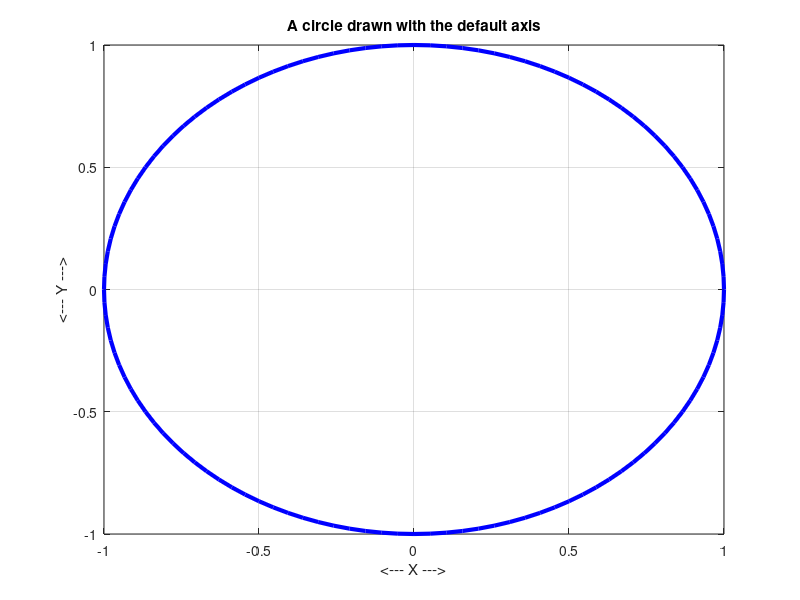
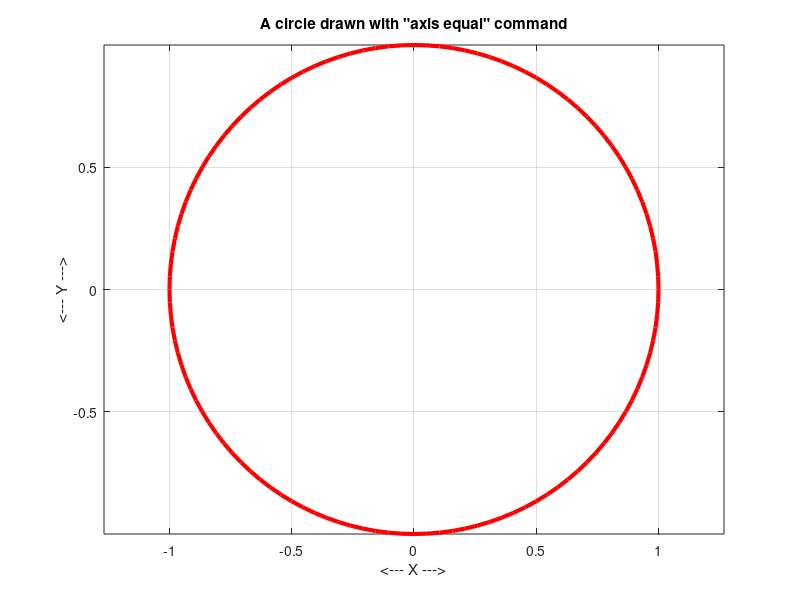

These figures' MATLAB source, in order:
function figure_num = circle_test ( figure_num )

%*****************************************************************************80
%
%% CIRCLE_TEST plots a circle with and without the "axis equal" command.
%
%  Discussion:
%
%    You plot a circle, and it comes out an ellipse.  What is going on?
%    Briefly, MATLAB uses a rectangle to display your plot.  It takes
%    the X and Y ranges of your data, and stretches them along the horizontal
%    and vertical directions of the rectangle.  This guarantees that a
%    plot that is logically square will be displayed as a rectangle, 
%    and thus a circle becomes an ellipse.  Luckily, the "axis equal"
%    command helps.  MATLAB still plots inside a rectangle, but now
%    it stretches your X and Y data by the same single scale factor,
%    resulting in some new white space to the left and right of your
%    plot of a perfect circle.
%
%  Licensing:
%
%    This code is distributed under the GNU LGPL license.
%
%  Modified:
%
%    30 May 2013
%
%  Author:
%
%    John Burkardt
%
  if ( nargin < 1 )
    figure_num = 0;
  end

  fprintf ( 1, '\n' );
  fprintf ( 1, 'CIRCLE_TEST\n' );
  fprintf ( 1, '  Demonstrate why the "axis equal" command is useful.\n' );
%
%  Set up the circle data once.
%
  r = 1.0;
  theta = linspace ( 0.0, 2.0 * pi, 121 );
  x = r * cos ( theta );
  y = r * sin ( theta );
%
%  Plot the circle with the default axis.
%
  figure_num = figure_num + 1;
  figure ( figure_num )
  plot ( x, y, 'b-', 'LineWidth', 3 );
  grid on
  xlabel ( '<--- X --->' );
  ylabel ( '<--- Y --->' );
  title ( 'A circle drawn with the default axis' )

  filename = 'circle_test01.png';
  print ( '-dpng', filename );
  fprintf ( 1, '\n' );
  fprintf ( 1, '  Saved graphics file "%s".\n', filename );
%
%  Plot the circle with the equal axis mapping.
%
  figure_num = figure_num + 1;
  figure ( figure_num )
  plot ( x, y, 'r-', 'LineWidth', 3 );
  axis equal
  grid on
  xlabel ( '<--- X --->' );
  ylabel ( '<--- Y --->' );
  title ( 'A circle drawn with "axis equal" command' )

  filename = 'circle_test02.png';
  print ( '-dpng', filename );
  fprintf ( 1, '  Saved graphics file "%s".\n', filename );

  return
end

